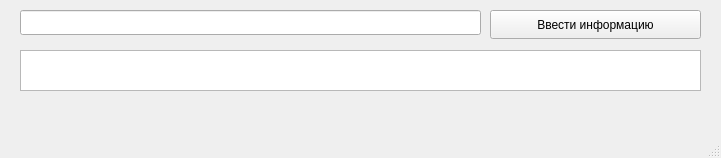
<?xml version="1.0" encoding="UTF-8"?>
<ui version="4.0">
 <class>MainWindow</class>
 <widget class="QMainWindow" name="MainWindow">
  <property name="geometry">
   <rect>
    <x>0</x>
    <y>0</y>
    <width>721</width>
    <height>158</height>
   </rect>
  </property>
  <property name="windowTitle">
   <string>MainWindow</string>
  </property>
  <widget class="QWidget" name="centralwidget">
   <widget class="QPushButton" name="pushButton">
    <property name="geometry">
     <rect>
      <x>490</x>
      <y>10</y>
      <width>211</width>
      <height>29</height>
     </rect>
    </property>
    <property name="text">
     <string>Ввести информацию</string>
    </property>
   </widget>
   <widget class="QTextEdit" name="textEdit">
    <property name="geometry">
     <rect>
      <x>20</x>
      <y>50</y>
      <width>681</width>
      <height>41</height>
     </rect>
    </property>
   </widget>
   <widget class="QLineEdit" name="lineEdit">
    <property name="geometry">
     <rect>
      <x>20</x>
      <y>10</y>
      <width>461</width>
      <height>25</height>
     </rect>
    </property>
   </widget>
  </widget>
  <widget class="QMenuBar" name="menubar">
   <property name="geometry">
    <rect>
     <x>0</x>
     <y>0</y>
     <width>721</width>
     <height>26</height>
    </rect>
   </property>
  </widget>
  <widget class="QStatusBar" name="statusbar"/>
 </widget>
 <resources/>
 <connections/>
</ui>
